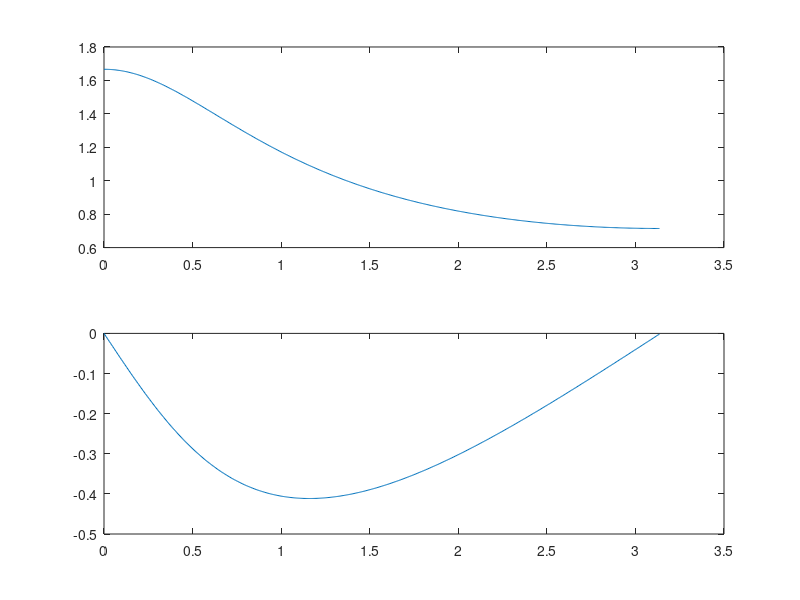
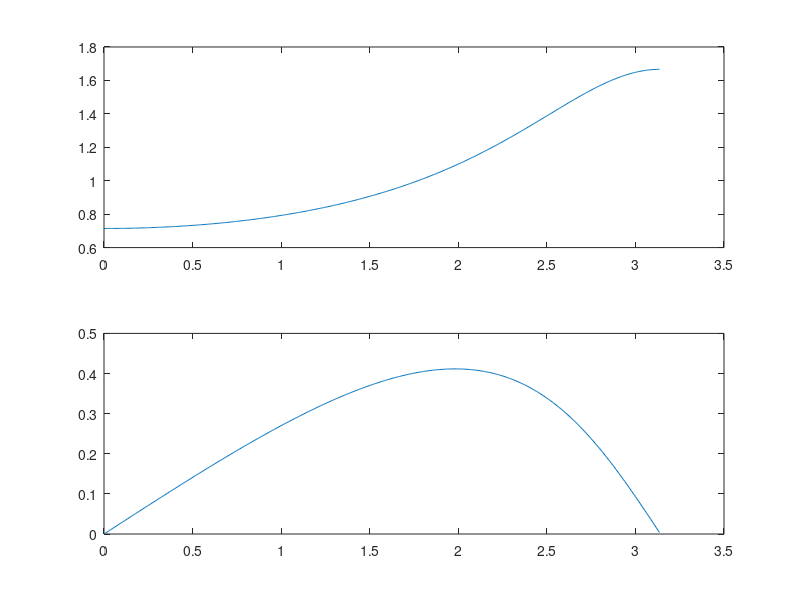
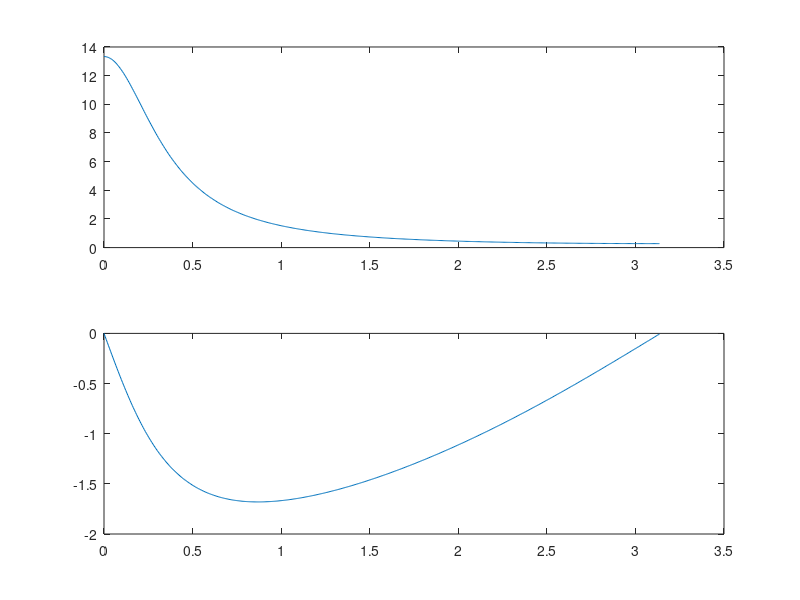
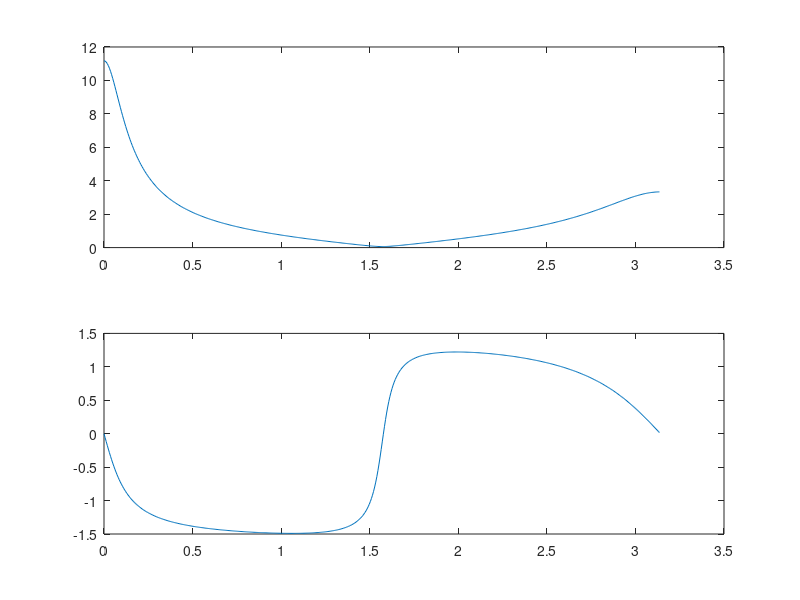

The MATLAB script that drew these images, in order:
% Part 3
% 3.1.1
b = [1];
a = [1 -0.4];
[X,W] = freqz(b,a);
figure(1),subplot(2,1,1), plot(W, abs(X));
subplot(2,1,2), plot(W, angle(X));

% 3.1.2
b = [1];
a = [1 0.4];
[X,W] = freqz(b,a);
figure(2),subplot(2,1,1), plot(W, abs(X));
subplot(2,1,2), plot(W, angle(X));

% 3.1.3
b = [1 0.2];
a = [1 -1.4 0.49];
[X,W] = freqz(b,a);
figure(3),subplot(2,1,1), plot(W, abs(X));
subplot(2,1,2), plot(W, angle(X));

% 3.1.4
b = [1 0 0.9];
a = [1 -0.2 -0.63];
[X,W] = freqz(b,a);
figure(4),subplot(2,1,1), plot(W, abs(X));
subplot(2,1,2), plot(W, angle(X));

% 3.2.1
b = [1];
a = [1 -0.4];
N = 50;
[H,T] = impz(b,a,N);
figure(5),plot(T,H);

% 3.2.2
b = [1];
a = [1 0.4];
N = 50;
[H,T] = impz(b,a,N);
figure(5),plot(T,H);

% 3.2.3
b = [1 0.2];
a = [1 -1.4 0.49];
N = 50;
[H,T] = impz(b,a,N);
figure(7),plot(T,H);

% 3.2.4
b = [1 0 0.9];
a = [1 -0.2 -0.63];
N = 50;
[H,T] = impz(b,a,N);
figure(8),plot(T,H);